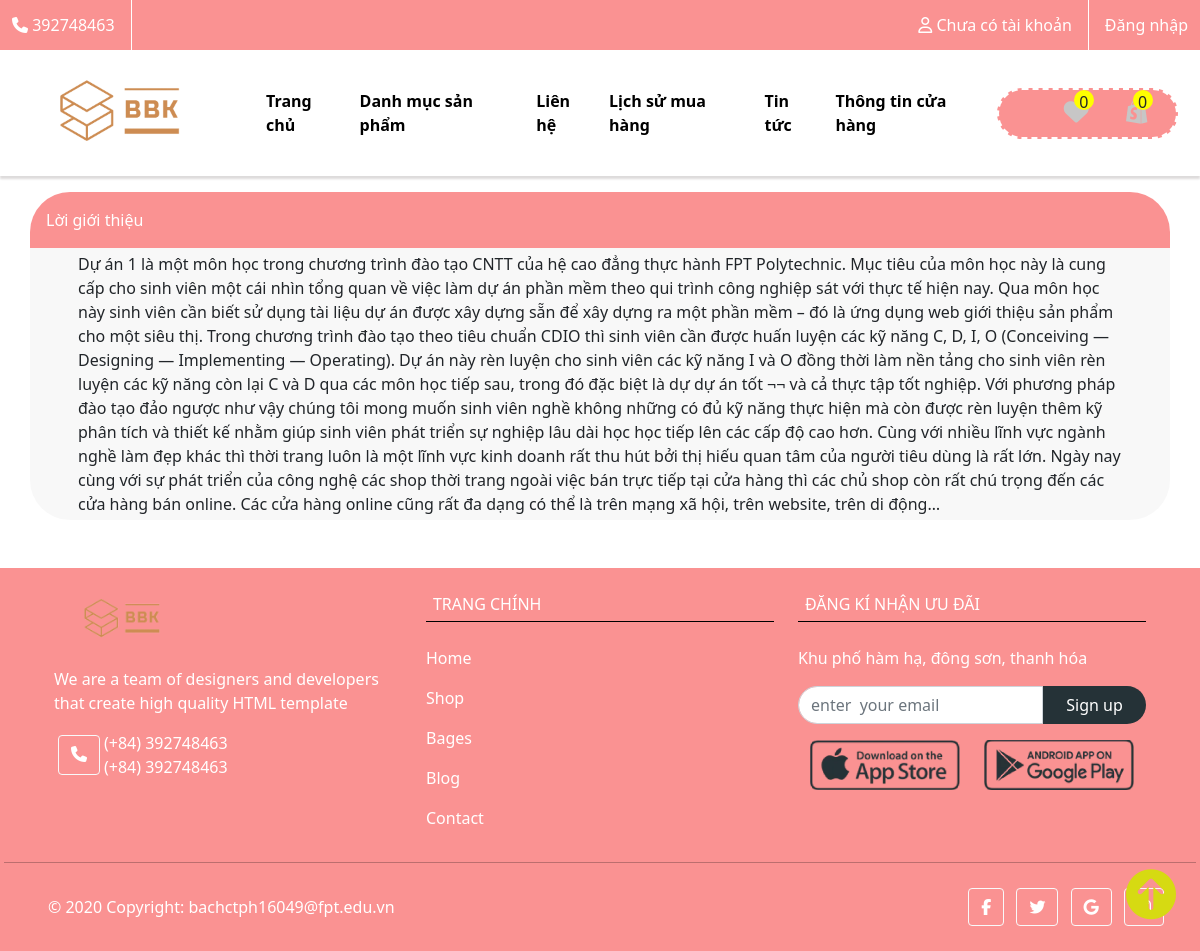
/duan_one/mvc/controllers/user.php?action=gioithieu, run on the app's committed database.
### tables this page shows
CREATE TABLE `info` (
  `id_info` int(11) NOT NULL,
  `email_info` varchar(256) NOT NULL,
  `logo` varchar(256) NOT NULL,
  `phone_info` int(11) NOT NULL,
  `adress_info` varchar(256) NOT NULL,
  `thongtin` text NOT NULL
);

### duan_one/mvc/models/database.php (called while the page is built, shortened)
<?php
class database{
    private $host = DB_HOST;
    private $user = DB_USER;
    private $pass = DB_PASS;
    private $connect;
    public function __construct(){
        $this->connect = new PDO($this->host,$this->user,$this->pass);
    }
    public function select($sql){
        $select = $this->connect->prepare($sql);
        $select->execute();
        $post = $select->fetchAll();
        return $post;
    }
}
?>

### duan_one/mvc/models/function.php (called while the page is built, shortened)
<?php
include_once "../models/database.php";
class xuly extends database
{
    public function get_val($table)
    {
        $sql = "SELECT * FROM `$table` WHERE 1";
        $gan = $this->select($sql);
        return $gan;
    }
    public function loc_sp($start = 0, $end = 0, $id_cate = '', $search = '', $one = '', $two = '')
    {
        $sql = "SELECT * FROM `products` JOIN cates ON cates.id_cate = products.cate_id
        WHERE 1";
        if ($one != '' && $two != '') {
            $sql .= " LIMIT $one,$two";
        }
        $gan = $this->select($sql);
        return $gan;
    }
}

### duan_one/mvc/controllers/user/post.php (called while the page is built, shortened)
<?php
if (isset($id)) {
    $tym = 0;
    if (!empty($post->get_val_id('loves', 'user_id', $id))) {
        foreach ($post->get_val_id('loves', 'user_id', $id) as $val) :
            $tym++;
        endforeach;
    }
} else {
    $tym = 0;
}
if (isset($_SESSION['cart_pro'])) {
    $tong = 0;
    foreach ($_SESSION['cart_pro'] as $val) {
        extract($val);
        $tong += 1;
    }
    $gh_nav = $tong;
} else {
    $gh_nav = 0;
}
if (isset($_POST['loc'])) {
    $mang_gia = explode('-', $_POST['price']);
    $mang_gia[1] = !empty($mang_gia[1]) ? $mang_gia[1] : 0;
    $id_cate = !empty($_POST['cate']) ? $_POST['cate'] : '';
    $save_dm = $post->loc_sp($mang_gia[0], $mang_gia[1], $id_cate);
    $page = isset($_GET['page']) ? $_GET['page'] : 1;
    $sp_dtb = $post->get_val('products');
    $tongsp = count($save_dm);
    $mang = phantrang($tongsp, 4, $page);
    $save_dm = $post->loc_sp($mang_gia[0], $mang_gia[1], $id_cate, '', $mang['start'], $mang['sp']);
} else {
    $page = isset($_GET['page']) ? $_GET['page'] : 1;
    $sp_dtb = $post->get_val('products');
    $tongsp = count($sp_dtb);
    $mang = phantrang($tongsp, 4, $page);
    $save_dm = $post->loc_sp(0, 0, '', '', $mang['start'], $mang['sp']);
}

### duan_one/mvc/views/user/gioithieu.php (the view)
<?php if (!empty($post->get_val('info'))) {
    foreach ($post->get_val('info') as $logo) : extract($logo); ?>
        <div class="container tieude-main p-3 mt-3">
            <a href="">
                <span class="text-white"><i class="ti-wallet"></i> Lời giới thiệu</span>
            </a>
        </div>
        <div class="content_gioithieu container media px-5 py-1">
            <?= $thongtin ?>
        </div>
<?php endforeach;
} ?>

### duan_one/mvc/views/user/not-doi/nav.php (shortened to what this page needs)
<!DOCTYPE html>
<html lang="en">
<head>
    <link rel="stylesheet" href="https://cdn.jsdelivr.net/gh/lykmapipo/themify-icons@0.1.2/css/themify-icons.css">
    <link href="https://cdn.jsdelivr.net/npm/bootstrap@5.1.1/dist/css/bootstrap.min.css" rel="stylesheet">
    <link rel="stylesheet" href="https://unpkg.com/swiper/swiper-bundle.min.css" />
    <link rel="stylesheet" href="../public/css/web.css">
</head>
<body>
    <?php if (!empty($post->get_val('info'))) {
        foreach ($post->get_val('info') as $logo) : extract($logo); ?>
            <div class="top_nav_tt ">
                <div class="call__us login__us d-flex">
                    <span>
                        <i class="fas fa-phone"></i> <?= $phone_info ?>
                    </span>
                </div>
                <div class="login__us d-flex">
                    <div class="dropdown">
                        <?php
                        if (!isset($id)) {
                            echo "<div class=''><span><i class='far fa-user'></i> Chưa có tài khoản</span></div>";
                        } ?>
                    </div>
                    <?php
                    if (!isset($id)) {
                        echo "<div class='gach mx-3'></div>
                <a href='../controllers/get.php?action=dangxuat'>Đăng nhập</a>";
                    } ?>
                </div>
            </div>
            <nav class="navbar navbar-expand-lg bg-white navbar-white sticky-top">
                <div class="container-fluid ">
                    <a class="navbar-brand" href="#">
                        <div class="nav__logo">
                            <img src="<?= IMAGE ?><?= $logo ?>" alt="" height="100px">
                        </div>
                    </a>
                    <div class="collapse navbar-collapse" id="collapsibleNavbar">
                        <ul class="navbar-nav">
                            <li class="nav-item">
                                <a class="nav-link" href="<?= CONTROLLERS_USER ?>">Trang chủ</a>
                            </li>
                            <li class="nav-item">
                                <a class="nav-link" href="<?= CONTROLLERS_USER ?>?action=danhmuc">Danh mục sản phẩm</a>
                            </li>
                            <li class="nav-item">
                                <a class="nav-link" href="<?= CONTROLLERS_USER ?>?action=contact">Liên hệ</a>
                            </li>
                            <li class="nav-item">
                                <a class="nav-link" href="<?= CONTROLLERS_USER ?>?action=lichsu">Lịch sử mua hàng</a>
                            </li>
                            <li class="nav-item">
                                <a class="nav-link" href="<?= CONTROLLERS_USER ?>?action=tintuc">Tin tức</a>
                            </li>
                            <li class="nav-item">
                                <a class="nav-link" href="<?= CONTROLLERS_USER ?>?action=gioithieu">Thông tin cửa hàng</a>
                            </li>
                        </ul>
                        <div class="nav__right d-flex justify-content-around ">
                            <div class="love">
                                <div class="sl"><?= $tym ?></div>
                                <a href="<?= CONTROLLERS_USER ?>?action=like">
                                    <span>
                                        <i class="fas fa-heart"></i>
                                    </span>
                                </a>
                            </div>
                            <div class="shop__cart">
                                <div class="sl">
                                    <?= $gh_nav ?>
                                </div>
                                <a href="<?= CONTROLLERS_USER ?>?action=card">
                                    <span>
                                        <i class="fab fa-shopify"></i>
                                    </span>
                                </a>
                            </div>
                        </div>
                    </div>
                </div>
            </nav>
    <?php endforeach;
    } ?>

### duan_one/mvc/views/user/not-doi/footer.php (shortened to what this page needs)
<?php if (!empty($post->get_val('info'))) {
    foreach ($post->get_val('info') as $logo) : extract($logo); ?>
        <div class="mt-5 w-100">
            <footer class="text-center text-lg-start text-black">
                <div class="p-1 pb-0">
                    <section class="container">
                        <div class="row">
                            <div class="col-xl-4 col-sm-12 mt-3 d-flex flex-column">
                                <a class="navbar-brand__end" href=""><img src="<?= IMAGE ?><?= $logo ?>" alt=""></a>
                                <span class="mt-3">
                                    We are a team of designers and developers that create high
                                    quality HTML template
                                </span>
                                <div class="footer__phone d-flex mt-3">
                                    <a class="btn btn-outline-light btn-floating m-1" role="button"><i class="fas fa-phone"></i></a>
                                    <div class="footer__phone--sdt d-flex flex-column ">
                                        <span>
                                            (+84) <?= $phone_info ?>
                                        </span>
                                        <span>
                                            (+84) <?= $phone_info ?>
                                        </span>
                                    </div>
                                </div>
                            </div>
                            <div class="col-xl-4 col-sm-12 mt-3">
                                <h6 class="text-uppercase mb-4 font-weight-bold">Trang chính</h6>
                                <p>
                                    <a class="">Home</a>
                                </p>
                                <p>
                                    <a class="">Shop</a>
                                </p>
                                <p>
                                    <a class="">Bages</a>
                                </p>
                                <p>
                                    <a class="">Blog</a>
                                </p>
                                <p>
                                    <a class="">Contact</a>
                                </p>
                            </div>
                            <div class="col-xl-4 col-sm-12 mt-3">
                                <h6 class="text-uppercase mb-4 font-weight-bold">
                                    Đăng kí nhận ưu đãi
                                </h6>
                                <p>
                                    <a class="">
                                        <?= $adress_info ?>
                                    </a>
                                </p>
                                <p>
                                <form class="d-flex">
                                    <input class="form-control" type="text" placeholder="enter  your email">
                                    <button class="btn text-white" type="button">Sign up</button>
                                </form>
                                </p>
                                <p>
                                <div class="row">
                                    <img src="<?= IMAGE ?>Rectangle 35.png" alt="" class="col-xl-6">
                                    <img src="<?= IMAGE ?>Rectangle 36.png" alt="" class="col-xl-6">
                                </div>
                                </p>
                            </div>
                        </div>
                    </section>
                    <hr class="my-3">
                    <section class="p-3 pt-0">
                        <div class="row d-flex align-items-center">
                            <div class="col-md-7 col-lg-8 text-center text-md-start">
                                <div class="p-3 text-white">
                                    © 2020 Copyright: <?= $email_info ?>
                                </div>
                            </div>
                            <div class="col-md-5 col-lg-4 ml-lg-0 text-center text-md-end">
                                <a class="btn btn-outline-light btn-floating m-1" role="button"><i class="fab fa-facebook-f"></i></a>
                                <a class="btn btn-outline-light btn-floating m-1" role="button"><i class="fab fa-twitter"></i></a>
                                <a class="btn btn-outline-light btn-floating m-1" role="button"><i class="fab fa-google"></i></a>
                                <a class="btn btn-outline-light btn-floating m-1" role="button"><i class="fab fa-instagram"></i></a>
                            </div>
                        </div>
                    </section>
                </div>
            </footer>
            <div class="top" id="myBtn"> <i class="fas fa-arrow-circle-up"></i> </div>
        </div>
<?php endforeach;
} ?>
</body>
</html>

### duan_one/mvc/public/css/web.css (style rules this page uses)
:root { --font-size: 25px; --black-color: rgb(0, 0, 0); --white-color: rgb(255, 255, 255); --bong:0px 3px 2px rgba(99, 93, 93, 0.219); --sp:#f1f8f7; --input-thanh: rgb(250, 146, 146); --chuoi:rgb(214, 218, 18); }
* { box-sizing: border-box !important; margin: 0 ; padding: 0; }
.top_nav_tt { line-height: 50px; display: flex; justify-content: space-between; background-color: var(--input-thanh); color: var(--white-color); padding: 0px 1% 0px 1%; }
.login__us a { color: white ; }
ul li { display: block; }
ul li a { color: black; }
a { text-decoration: none; }
img { width: 100%; }
nav { box-shadow: var(--bong); }
.navbar { z-index: 4; }
.navbar i { font-size: var(--font-size); }
.love,.shop__cart { position: relative; }
.sl { top: -10px; right: -5px; background-color: yellow; height: 20px; width: 20px; position: absolute; border-radius: 10px; text-align: center; }
.carousel-caption, .navbar ul li a { font-weight: 600; color: var(--black-color); }
.nav__right { border: 2px dashed white; background-color: var(--input-thanh); border-radius: 40px; }
.nav__right span i { color:rgb(199, 198, 198); }
.nav__right, .navbar-collapse { display: flex; justify-content: space-between; align-items: center; padding: 10px; width: 20%; }
.row { box-sizing: border-box !important; margin: 0; padding: 0; }
.tieude-main { background-color: var(--input-thanh); border-radius: 40px 40px 0px 0px; }
.media { background-color: #ebebeb60; border-radius: 0px 0px 40px 40px; }
footer { background-color: var(--input-thanh); }
footer a { color: var(--white-color); }
footer i { color: var(--white-color); }
footer form input { width: 60%; border-radius: 20px 0px 0px 20px !important; }
footer form button { width: 40%; background-color: #253237 !important; border-radius: 0px 20px 20px 0px !important; }
.navbar-brand__end img { width: 40%; }
.text-uppercase { padding: 2%; border-bottom: 1px solid black !important; }
footer span,footer h6 { color: var(--white-color); }
#myBtn { color: var(--chuoi); font-size: 50px; position: fixed; bottom: 2%; right: 2%; }

### data on the page
info: phone_info "392748463", logo (picture), thongtin "Dự án 1 là một môn học trong chương trình đào tạo CNTT của hệ cao đẳng thực hành FPT Polytechnic. Mục tiêu của môn học này là cung cấp cho sinh viên một cái nhìn tổng quan về việc làm dự án phần mềm theo qui trình công nghiệp sát với thực tế hiện nay. Qua môn học này sinh viên cần biết sử dụng tài liệu dự án được xây dựng sẵn để xây dựng ra một phần mềm – đó là ứng dụng web giới thiệu sản phẩm cho một siêu thị. Trong chương trình đào tạo theo tiêu chuẩn CDIO thì sinh viên cần được huấn luyện các kỹ năng C, D, I, O (Conceiving — Designing — Implementing — Operating). Dự án này rèn luyện cho sinh viên các kỹ năng I và O đồng thời làm nền tảng cho sinh viên rèn luyện các kỹ năng còn lại C và D…", adress_info "Khu phố hàm hạ, đông sơn, thanh hóa", email_info "bachctph16049@fpt.edu.vn"
